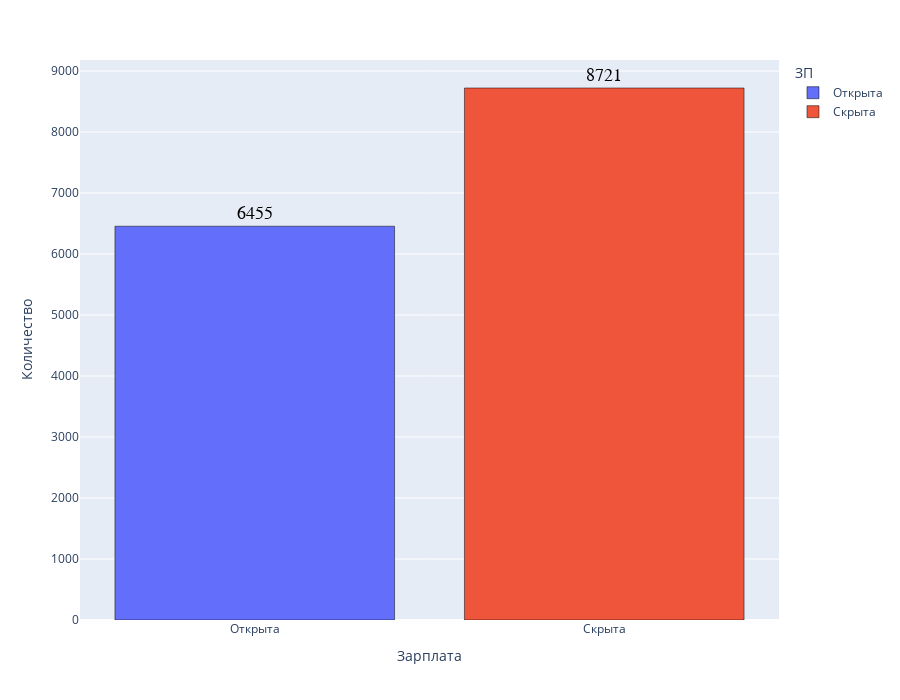

Notebook code for this chart:
### Code cell
fig = px.bar(salary_num_df,
             x="ЗП",
             y="Количество",
             text_auto="Количество",
             orientation="v",
             height=700,
             color='ЗП')

fig.update_layout(
    xaxis_title="Зарплата",
    yaxis_title="Количество",
    title_x=0.5 , # Выравнивание заголовка по центру
)

fig.update_traces(text=salary_num_df["Количество"],
                  textposition="outside",
                                    textfont=dict(
                      size=18,
                      color="black",
                      family="Arial"
                      ))

fig.update_traces(marker=dict(line=dict(width=0.5, color='black')))

fig.show()

### Figure 1 — Plotly figure (JSON) as saved in the notebook; plotly's stock layout.template omitted (floating-point values rounded to 4 significant figures)
{"data": [{"alignmentgroup": "True", "hovertemplate": "ЗП=%{x}<br>Количество=%{y}<extra></extra>", "legendgroup": "Открыта", "marker": {"color": "#636efa", "line": {"color": "black", "width": 0.5}, "pattern": {"shape": ""}}, "name": "Открыта", "offsetgroup": "Открыта", "orientation": "v", "showlegend": true, "text": [6455, 8721], "textfont": {"color": "black", "family": "Arial", "size": 18}, "textposition": "outside", "texttemplate": "%{y:Количество}", "type": "bar", "x": ["Открыта"], "xaxis": "x", "y": [6455], "yaxis": "y"}, {"alignmentgroup": "True", "hovertemplate": "ЗП=%{x}<br>Количество=%{y}<extra></extra>", "legendgroup": "Скрыта", "marker": {"color": "#EF553B", "line": {"color": "black", "width": 0.5}, "pattern": {"shape": ""}}, "name": "Скрыта", "offsetgroup": "Скрыта", "orientation": "v", "showlegend": true, "text": [6455, 8721], "textfont": {"color": "black", "family": "Arial", "size": 18}, "textposition": "outside", "texttemplate": "%{y:Количество}", "type": "bar", "x": ["Скрыта"], "xaxis": "x", "y": [8721], "yaxis": "y"}], "layout": {"barmode": "relative", "height": 700, "legend": {"title": {"text": "ЗП"}, "tracegroupgap": 0}, "margin": {"t": 60}, "title": {"x": 0.5}, "xaxis": {"anchor": "y", "categoryarray": ["Открыта", "Скрыта"], "categoryorder": "array", "domain": [0, 1], "title": {"text": "Зарплата"}}, "yaxis": {"anchor": "x", "domain": [0, 1], "title": {"text": "Количество"}}}}
